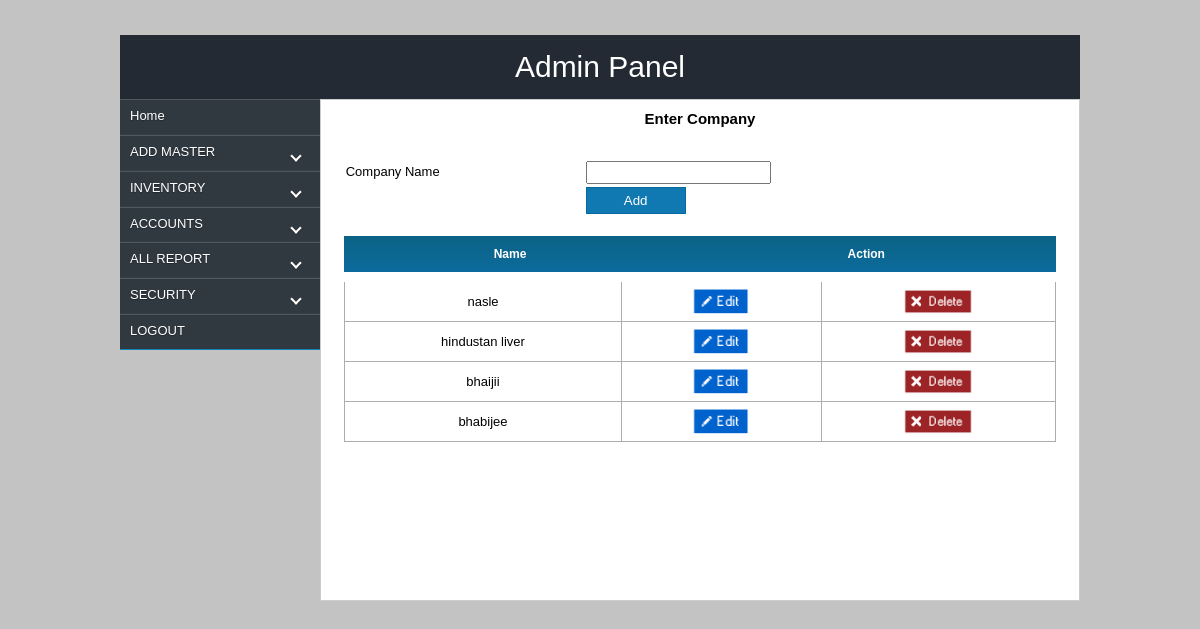
The app's page /admin/addcompany.php (signed in) with its own data.
### tables this page shows
CREATE TABLE IF NOT EXISTS `company` (
  `id` int(11) NOT NULL AUTO_INCREMENT,
  `comp_name` varchar(300) NOT NULL,
  PRIMARY KEY (`id`)
);

### admin/addcompany.php (the view, shortened to what this page needs)
<?php
if(!$_SESSION['user'])
{
header("location:../index.php");
}
else
{
 ?>
<html>
<head>
<link href="css/style.css" rel="stylesheet"  type="text/css"/>
</head>
<body onLoad="select()">
    <div id="wrapper">
       <div id="header">Admin Panel</div>
	   <div id="con">
         <div id="container" style="font-size: 10px;">
            <div id="lcontainer">
                <?php include_once('menu.php');?>
            </div>
            <div id="rcontainer" align="middle">
                <div class="content2">
				<h3>Enter Company</h3>
				</div>
				<div class="content3">
				    <form name="f" action="insert_company.php" method="post" enctype="multipart/form-data">
				    <table class="table">
					<tr>
					    <td>Company Name</td>
					    <td><input type="text" name="name" id="name" required class="text"/></td>
					</tr>
					<tr>
					    <td>&nbsp;</td>
					    <td><input type="submit" name="submit" value="Add" class="btn"/></td>
					</tr>
				    </table>
				    </form>
				    <table class="table" cellpadding="0" cellspacing="0" style="line-height:3;">
					<tr style="background:url(image/yellow.png); color:#fff; height:25px; font-size:12px;">
					    <th>Name</th>
					    <th colspan="2">Action</th>
					</tr>
				    </table>
				    <div id="content2" style="height:220px; overflow:auto; overflow-x:hidden; background:none; padding-top:0px; padding-bottom:0px;">
				       <table class="table" cellspacing="0" cellpadding="0" style="line-height:3; margin-top:0px; " >
					<?php
					$fet=mysql_query("select * from `company`");
					while($res=mysql_fetch_array($fet)){
					?>
					<tr>
					    <td class="td"><?php echo $res['comp_name'];?></td>
					    <td class="td"><a href="edit_company.php?id=<?php echo $res['id'];?>"><img src="image/edit.png" width="60"></a></td>
					    <td onClick="delete_data(<?php echo $res['id']; ?>)" class="td" style="border-right:1px solid #adadad;"><img src="image/delete.png" width="70"></td>
					</tr><?php }?>
					</table>
				    </div>
				</div>
         </div>
        </div>
	</div>
    </div>
</body>
</html>
 <?php
 }
 ?>

### admin/css/style.css (style rules this page uses)
* { margin:0px; padding:0px; }
body { background:url('../image/yllw.jpg') no-repeat; background-size:100% 100%; background:#c3c3c3; }
#wrapper { width:960px;margin:0 auto; margin-top:35px; }
#header { width:930px; height:auto; padding:15px; background:rgba(255,255,255,0.5); text-align: center; font-family: fantasy; font-family:arial;font-size:30px; background:#333; color:#fff; background:#242a34; }
#con { width:100%; height:auto; float:left; margin-bottom:20px; }
#container { width:960px; margin:auto; background:#fff; }
#lcontainer { width:200px; float: left; height:auto; background:rgba(255,255,225,0.5); }
#rcontainer { width:758px; float:left; min-height:500px;height:auto; background:#fff; border:1px solid #ccc; }
.table { font-family:arial; font-size:13px; width:400px; height:0px; margin-top:20px; margin-bottom:10px; line-height:2; width:100%; }
h3 { font-family:arial; font-size:15px; width:300px; }
.text { padding:2px; }
.td { border-left:1px solid #adadad; border-bottom:1px solid #adadad; text-align:center; }
.btn { width:60px; padding:2px; }

### admin/styles.css (style rules this page uses)
.content2 { width:90%; height:auto; float:left; font-family:arial; font-size:14px; margin-top:10px; margin-left:5%; }
.content3 { width:94%; height:auto; float:left; margin-top:10px; font-family:arial; margin-left:3%; }
.btn { width:100px; height:auto; float:left; padding:5px; background:#1079b1; border:none; color:#fff; text-align:center; font-family:Arial, Helvetica, sans-serif; border:1px solid #066a9f; }

### records on screen
company: comp_name "nasle"
company: comp_name "hindustan liver"
company: comp_name "bhaijii"
company: comp_name "bhabijee"
